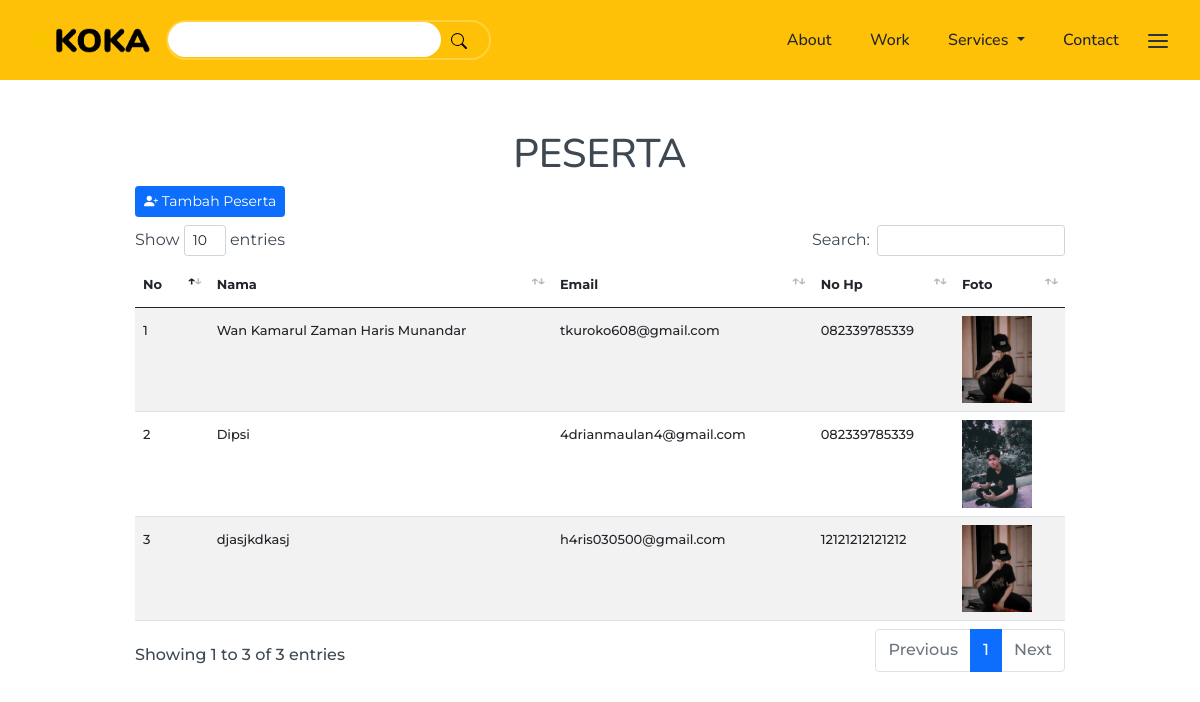
/form/index.php, run on the app's committed database.
### tables this page shows
CREATE TABLE `db_koka` (
  `id` int(11) NOT NULL,
  `nama` varchar(150) DEFAULT NULL,
  `email` varchar(150) DEFAULT NULL,
  `no_hp` varchar(150) DEFAULT NULL,
  `img` varchar(150) DEFAULT NULL
);

### form/index.php (the view, shortened to what this page needs)
<!doctype html>
<html lang="en">
<head>
    <link href="../assets/css/bootstrap.min.css" rel="stylesheet">
    <link rel="stylesheet" href="../assets/css/splide.min.css">
    <link href="../assets/css/style.css" rel="stylesheet">
    <link rel="stylesheet" href="../assets/css/style1.css">
    <link rel="stylesheet" href="https://cdn.jsdelivr.net/npm/bootstrap-icons@1.5.0/font/bootstrap-icons.css">
    <link rel="stylesheet" href="../assets/vendor/datatables/dataTables.bootstrap4.min.css">
</head>
<body>
    <nav id="primary-navbar" class="primary-nav navbar navbar-expand-lg navbar-light bg-warning fixed-top font-nunito">
        <div class="container px-4 px-sm-0">
            <a class="navbar-brand" href="#"><img src="../assets/images/logo-2.png"></a>
            <div class="box">
                <input type="text" class="input"><button class="src"></button>
            </div>
            <div class="collapse navbar-collapse" id="navbarNavDropdown">
                <ul class="navbar-nav ms-auto">
                    <li class="nav-item">
                        <a class="nav-link active" aria-current="page" href="#">Home</a>
                    </li>
                    <li class="nav-item">
                        <a class="nav-link" href="#">About</a>
                    </li>
                    <li class="nav-item">
                        <a class="nav-link" href="#">Work</a>
                    </li>
                    <li class="nav-item dropdown">
                        <a class="nav-link dropdown-toggle" href="#" id="navbarDropdownMenuLink" role="button" data-bs-toggle="dropdown" aria-expanded="false">
                            Services
                        </a>
                    </li>
                    <li class="nav-item">
                        <a class="nav-link" href="#">Contact</a>
                    </li>
                </ul>
            </div>
            <button id="open-sidenav" class="open-sidenav bg-transparent border-0 ms-2">
            </button>
        </div>
    </nav>
    <section class="hero bg-white">
        <center>
            <h1>PESERTA</h1>
        </center>
        <div class="container mt-6">
            <div class="d-flex justify-content-center">
                <div class="col-md-10">
                    <div class="row">
                        <div class="col-md-3">
                            <a href="add.php" class="btn btn-primary btn-sm mb-md-2"><i class="bi bi-person-plus-fill"></i> Tambah Peserta</a>
                        </div>
                        <table class="table table-striped" id="dataTable">
                            <thead>
                                <tr>
                                    <th scope="col">No</th>
                                    <th scope="col">Nama</th>
                                    <th scope="col">Email</th>
                                    <th scope="col">No Hp</th>
                                    <th scope="col">Foto</th>
                                </tr>
                            </thead>
                            <tbody>
                                <?php
                                include "koneksi.php";
                                $query = mysqli_query($connet, "SELECT * FROM db_koka ORDER BY id ASC");
                                $no = 1;
                                ?>
                                <?php foreach ($query as $k) : ?>
                                    <tr>
                                        <td><?= $no++; ?></td>
                                        <td><?= $k['nama']; ?></td>
                                        <td><?= $k['email']; ?></td>
                                        <td><?= $k['no_hp']; ?></td>
                                        <td class="center"><img class="foto-thumbnail" style="width: 70px;" src="foto/<?= $k['img']; ?>"></td>
                                    </tr>
                                <?php endforeach; ?>
                            </tbody>
                        </table>
                    </div>
                </div>
            </div>
        </div>
    </section>
</body>
</html>

### assets/css/style.css (style rules this page uses)
body { color: #3d4852; font-family: 'Montserrat', sans-serif; font-weight: 500; line-height: 1.8rem; }
h1,h2,h3,h4,h5,h6 { font-family: 'Nunito', sans-serif; }
.font-nunito { font-family: 'Nunito', sans-serif; }
.primary-nav { height: 80px; }
.navbar-brand img { max-width: 120px; }
.primary-nav .navbar-nav .nav-link { color: #212529; font-weight: 500; padding-right: 1.2rem; padding-left: 1.2rem; }
.primary-nav .navbar-nav .nav-link.active, .primary-nav .navbar-nav .nav-link:hover { color:#ffc107; }
.hero { margin-top: 130px; }

### assets/css/style1.css (style rules this page uses)
.box { margin: 50px auto; border: 2px solid rgb(255, 210, 62); width: 50%; height: 40px; border-radius: 40px; }
.input { outline: none; height: 35px; width: 85%; border-radius: 40px; border: 0; }
.src { background: transparent; outline: none; border: 0; padding-left: 10px; }
th, td { font-size: 13px; }
*, *::before, *::after { margin: 0; padding: 0; }

### data on the page
db_koka: nama "Wan Kamarul Zaman Haris Munandar", email "tkuroko608@gmail.com", no_hp "082339785339", img (picture)
db_koka: nama "Dipsi", email "4drianmaulan4@gmail.com", no_hp "082339785339", img (picture)
db_koka: nama "djasjkdkasj", email "h4ris030500@gmail.com", no_hp "12121212121212", img (picture)
